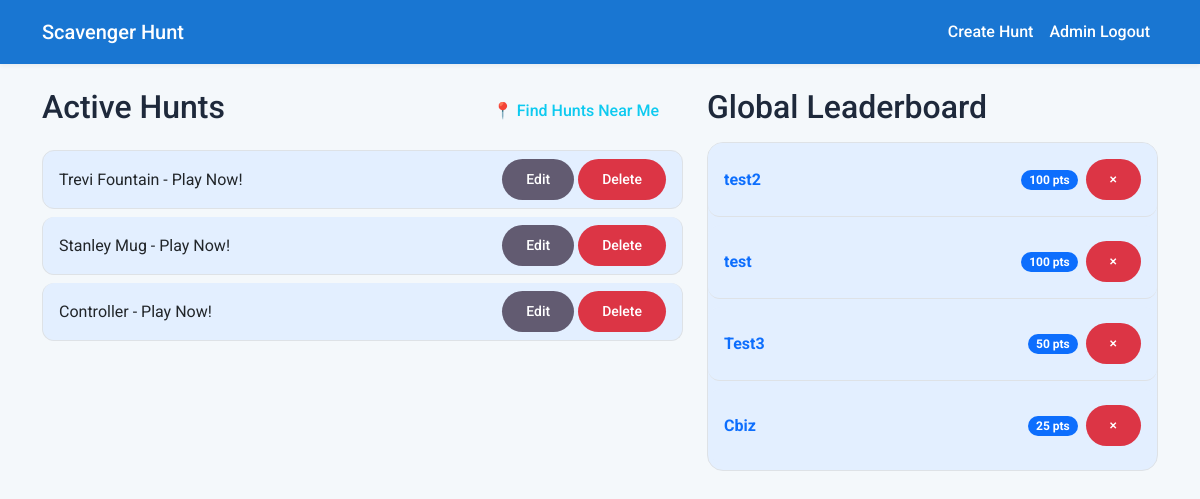
The page / (signed in) on the database its author committed.
### app.py (models this page shows)
class Hunt(db.Model):
    id = db.Column(db.Integer, primary_key=True)
    name = db.Column(db.String(255), nullable=False)
    targets = db.relationship('Target', backref='hunt', lazy=True, cascade="all, delete-orphan")

class Player(db.Model):
    id = db.Column(db.Integer, primary_key=True)
    username = db.Column(db.String(255), nullable=False)
    hunt_id = db.Column(db.Integer, db.ForeignKey('hunt.id'), nullable=False)
    total_score = db.Column(db.Integer, default=0)
    is_completed = db.Column(db.Boolean, default=False)
    attempts = db.relationship('Attempt', backref='player', lazy=True)

### app.py (the view, shortened to what this page needs)
@app.route('/')
def index():
    lat = request.args.get('lat', type=float)
    lon = request.args.get('lon', type=float)
    hunts = Hunt.query.all()
    for hunt in hunts:
        hunt.min_distance = None
    leaderboard = db.session.query(
        Player.username,
        func.sum(Player.total_score).label('total')
    ).filter_by(is_completed=True).group_by(Player.username).order_by(func.sum(Player.total_score).desc()).limit(10).all()
    return render_template('index.html', hunts=hunts, leaderboard=leaderboard)

### templates/index.html (shortened to what this page needs)
{% extends 'layout.html' %}
{% block content %}
<div class="row">
    <div class="col-md-7">
        <div class="d-flex justify-content-between align-items-center mb-3">
            <h2>Active Hunts</h2>
            <button type="button" class="btn btn-outline-info" onclick="findHuntsNearMe()">📍 Find Hunts Near Me</button>
        </div>
        <div class="list-group">
            {% for hunt in hunts %}
                <div class="list-group-item d-flex flex-column flex-sm-row justify-content-between align-items-start align-items-sm-center gap-2">
                    <a href="{{ url_for('play_hunt_start', hunt_id=hunt.id) }}" class="text-decoration-none text-reset flex-grow-1 mb-2 mb-sm-0">
                        {{ hunt.name }} - Play Now!
                    </a>
                    {% if session.is_admin %}
                    <div class="admin-actions">
                        <a href="{{ url_for('edit_hunt', hunt_id=hunt.id) }}" class="btn btn-sm btn-secondary">Edit</a>
                        <form action="{{ url_for('delete_hunt', hunt_id=hunt.id) }}" method="POST" class="d-inline" onsubmit="return confirm('Are you sure you want to delete this hunt?');">
                            <button type="submit" class="btn btn-sm btn-danger">Delete</button>
                        </form>
                    </div>
                    {% endif %}
                </div>
            {% else %}
                <p>No hunts available yet. Be the first to <a href="/create">create one</a>!</p>
            {% endfor %}
        </div>
    </div>
    <div class="col-md-5 mt-5 mt-md-0">
        <h2>Global Leaderboard</h2>
        <div class="card mt-3">
            <ul class="list-group list-group-flush">
                {% for row in leaderboard %}
                    <li class="list-group-item d-flex justify-content-between align-items-center p-3">
                        <a href="{{ url_for('user_details', username=row.username) }}" class="fw-bold text-decoration-none text-primary">{{ row.username }}</a>
                        <div class="d-flex align-items-center gap-2">
                            <span class="badge bg-primary rounded-pill">{{ row.total }} pts</span>
                            {% if session.is_admin %}
                            <form action="{{ url_for('delete_player', username=row.username) }}" method="POST" class="m-0" onsubmit="return confirm('Are you sure you want to delete this user and all their scores?');">
                                <button type="submit" class="btn btn-sm btn-danger">&times;</button>
                            </form>
                            {% endif %}
                        </div>
                    </li>
                {% else %}
                    <li class="list-group-item text-muted">No completed hunts yet.</li>
                {% endfor %}
            </ul>
        </div>
    </div>
</div>
{% endblock %}

### templates/layout.html (style rules this page uses)
:root { --bs-body-font-family: 'Roboto', sans-serif; --m3-surface: #F4F8FB; --m3-surface-container: #E3EFFF; --m3-on-surface: #1E293B; --m3-primary: #1976D2; --m3-primary-hover: #1565C0; --m3-secondary: #0288D1; --m3-success: #2E7D32; --m3-warning: #ED6C02; --m3-outline: #90CAF9; }
body { background-color: var(--m3-surface); color: var(--m3-on-surface); font-family: var(--bs-body-font-family); }
.card { border: 1px solid #dee2e6; border-radius: 16px; background-color: var(--m3-surface-container); box-shadow: none; overflow: hidden; }
.btn { border-radius: 100px; padding: 10px 24px; font-weight: 500; border: none; transition: all 0.2s ease; }
.btn-secondary { background-color: #625B71; color: #fff; }
.list-group-item { border: 1px solid #dee2e6; margin-bottom: 8px; border-radius: 12px !important; background-color: var(--m3-surface-container); }
.list-group { background: transparent; }

### rows shown on the page
Hunt: name "Trevi Fountain"
Hunt: name "Stanley Mug"
Hunt: name "Controller"
Player: username "test2", total "100"
Player: username "test", total "100"
Player: username "Test3", total "50"
Player: username "Cbiz", total "25"
